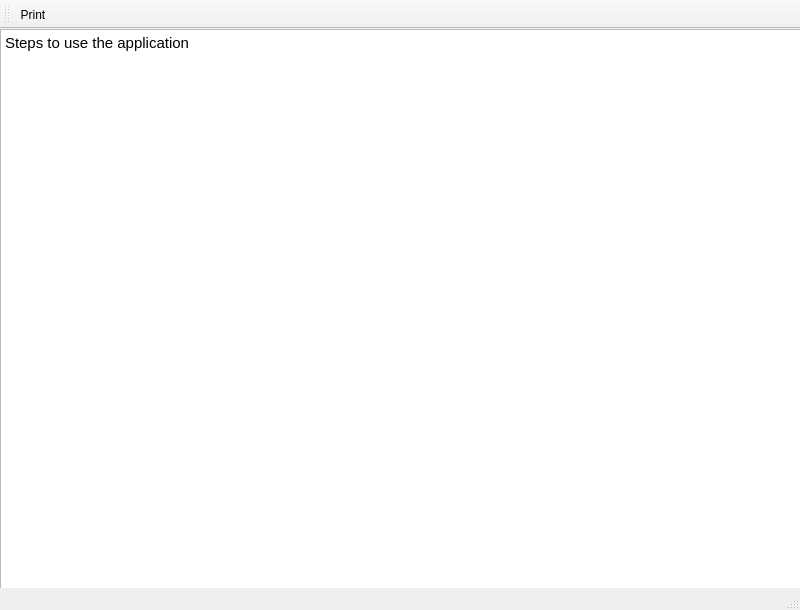
<?xml version="1.0" encoding="UTF-8"?>
<ui version="4.0">
 <class>how_to_use</class>
 <widget class="QMainWindow" name="how_to_use">
  <property name="geometry">
   <rect>
    <x>0</x>
    <y>0</y>
    <width>800</width>
    <height>610</height>
   </rect>
  </property>
  <property name="windowTitle">
   <string>How To Use</string>
  </property>
  <widget class="QWidget" name="centralwidget">
   <widget class="QTextBrowser" name="textBrowser">
    <property name="geometry">
     <rect>
      <x>0</x>
      <y>0</y>
      <width>801</width>
      <height>581</height>
     </rect>
    </property>
    <property name="html">
     <string>&lt;!DOCTYPE HTML PUBLIC &quot;-//W3C//DTD HTML 4.0//EN&quot; &quot;http://www.w3.org/TR/REC-html40/strict.dtd&quot;&gt;
&lt;html&gt;&lt;head&gt;&lt;meta name=&quot;qrichtext&quot; content=&quot;1&quot; /&gt;&lt;style type=&quot;text/css&quot;&gt;
p, li { white-space: pre-wrap; }
&lt;/style&gt;&lt;/head&gt;&lt;body style=&quot; font-family:'Ubuntu'; font-size:11pt; font-weight:400; font-style:normal;&quot;&gt;
&lt;p style=&quot; margin-top:0px; margin-bottom:0px; margin-left:0px; margin-right:0px; -qt-block-indent:0; text-indent:0px;&quot;&gt;Steps to use the application&lt;/p&gt;&lt;/body&gt;&lt;/html&gt;</string>
    </property>
   </widget>
  </widget>
  <widget class="QStatusBar" name="statusbar"/>
  <widget class="QToolBar" name="toolBar">
   <property name="windowTitle">
    <string>toolBar</string>
   </property>
   <attribute name="toolBarArea">
    <enum>TopToolBarArea</enum>
   </attribute>
   <attribute name="toolBarBreak">
    <bool>false</bool>
   </attribute>
   <addaction name="actionPrint"/>
  </widget>
  <action name="actionprint">
   <property name="icon">
    <iconset>
     <normaloff>../../../proj/icons/blueprint.png</normaloff>../../../proj/icons/blueprint.png</iconset>
   </property>
   <property name="text">
    <string>print</string>
   </property>
  </action>
  <action name="actionPrint">
   <property name="text">
    <string>Print</string>
   </property>
  </action>
 </widget>
 <resources/>
 <connections/>
</ui>
